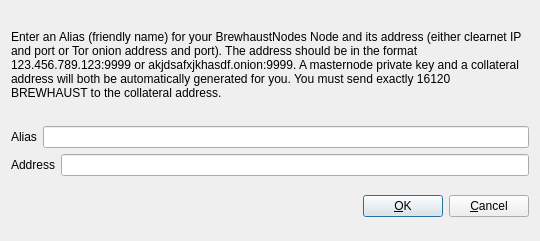
<?xml version="1.0" encoding="UTF-8"?>
<ui version="4.0">
 <class>AddEditBrewhaustNode</class>
 <widget class="QDialog" name="AddEditBrewhaustNode">
  <property name="geometry">
   <rect>
    <x>0</x>
    <y>0</y>
    <width>540</width>
    <height>241</height>
   </rect>
  </property>
  <property name="windowTitle">
   <string>Add/Edit BrewhaustNodes Node</string>
  </property>
  <property name="modal">
   <bool>true</bool>
  </property>
  <layout class="QVBoxLayout" name="verticalLayout">
   <item>
    <layout class="QVBoxLayout" name="verticalLayout_2">
     <property name="topMargin">
      <number>0</number>
     </property>
     <property name="bottomMargin">
      <number>0</number>
     </property>
     <item>
      <widget class="QLabel" name="label_3">
       <property name="sizePolicy">
        <sizepolicy hsizetype="Preferred" vsizetype="Expanding">
         <horstretch>0</horstretch>
         <verstretch>0</verstretch>
        </sizepolicy>
       </property>
       <property name="text">
        <string>&lt;html&gt;&lt;head/&gt;&lt;body&gt;&lt;p&gt;Enter an Alias (friendly name) for your BrewhaustNodes Node and its address (either clearnet IP and port or Tor onion address and port).  The address should be in the format 123.456.789.123:9999 or akjdsafxjkhasdf.onion:9999.  A masternode private key and a collateral address will both be automatically generated for you.  You must send exactly 16120 BREWHAUST to the collateral address.&lt;/p&gt;&lt;/body&gt;&lt;/html&gt;</string>
       </property>
       <property name="wordWrap">
        <bool>true</bool>
       </property>
      </widget>
     </item>
     <item>
      <layout class="QHBoxLayout" name="horizontalLayout">
       <property name="bottomMargin">
        <number>0</number>
       </property>
       <item>
        <widget class="QLabel" name="label">
         <property name="text">
          <string>Alias</string>
         </property>
        </widget>
       </item>
       <item>
        <widget class="QLineEdit" name="aliasLineEdit"/>
       </item>
      </layout>
     </item>
     <item>
      <layout class="QHBoxLayout" name="horizontalLayout_2">
       <property name="bottomMargin">
        <number>0</number>
       </property>
       <item>
        <widget class="QLabel" name="label_2">
         <property name="text">
          <string>Address</string>
         </property>
        </widget>
       </item>
       <item>
        <widget class="QLineEdit" name="addressLineEdit"/>
       </item>
      </layout>
     </item>
     <item>
      <layout class="QHBoxLayout" name="horizontalLayout_3">
       <property name="bottomMargin">
        <number>0</number>
       </property>
      </layout>
     </item>
    </layout>
   </item>
   <item>
    <layout class="QHBoxLayout" name="horizontalLayout_Buttons">
     <item>
      <spacer name="horizontalSpacer_1">
       <property name="orientation">
        <enum>Qt::Horizontal</enum>
       </property>
       <property name="sizeHint" stdset="0">
        <size>
         <width>40</width>
         <height>48</height>
        </size>
       </property>
      </spacer>
     </item>
     <item>
      <widget class="QLabel" name="statusLabel">
       <property name="font">
        <font>
         <weight>75</weight>
         <bold>true</bold>
        </font>
       </property>
       <property name="text">
        <string/>
       </property>
       <property name="textFormat">
        <enum>Qt::PlainText</enum>
       </property>
       <property name="wordWrap">
        <bool>true</bool>
       </property>
      </widget>
     </item>
     <item>
      <spacer name="horizontalSpacer_2">
       <property name="orientation">
        <enum>Qt::Horizontal</enum>
       </property>
       <property name="sizeHint" stdset="0">
        <size>
         <width>40</width>
         <height>48</height>
        </size>
       </property>
      </spacer>
     </item>
     <item>
      <widget class="QPushButton" name="okButton">
       <property name="text">
        <string>&amp;OK</string>
       </property>
      </widget>
     </item>
     <item>
      <widget class="QPushButton" name="cancelButton">
       <property name="text">
        <string>&amp;Cancel</string>
       </property>
       <property name="autoDefault">
        <bool>false</bool>
       </property>
      </widget>
     </item>
    </layout>
   </item>
  </layout>
 </widget>
 <resources/>
 <connections/>
</ui>
